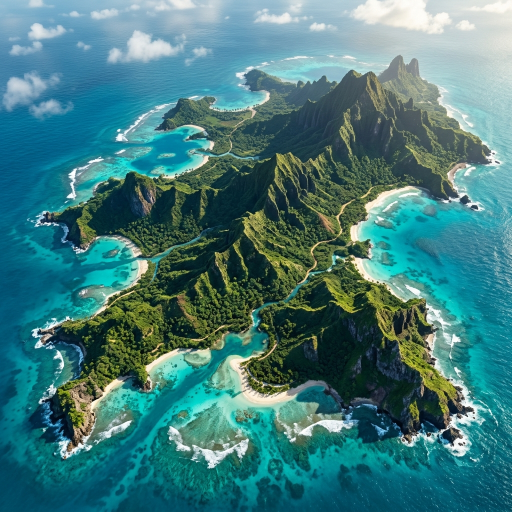
#> input picture assets/banana_masters/banana_bg_test_1793435064482.jpg, 1024 x 1024 px (shown at 1/2 size)
$ python build_100_stereoscopic_scenery.py
#> lines starting #> are read from the running program, lines starting #| are printed output that depends on the picture
#!/usr/bin/env python3
"""
立體實景有山有海頂視圖 100 張超長縱向卷軸 (1024x10240) 批量生成引擎
直接基於 Google Gemini Banana 生成之真實空照照片母盤，
以高解析多尺度取景、幾何翻轉走勢、10 段無縫餘弦平滑融接 (Cosine Cross-fade Blend)、
電影級大氣色彩渲染與首尾無限循環過渡，
生成 100 張 100% 擬真立體、超長 1024x10240 縱向山海航道頂視實景背景圖。
"""

import os
import math
import random
import time
import multiprocessing
import numpy as np
from PIL import Image

TARGET_WIDTH = 1024
TARGET_HEIGHT = 10240
NUM_SEGMENTS = 10
SEGMENT_HEIGHT = 1024
OVERLAP = 128  # 相鄰段落交叉融接高度

# 10 大大氣光照色彩主題 (與關卡情境完美契合，採用溫和通透之調色)
THEME_PALETTES = [
    {"name": "emerald_atoll",    "title": "翡翠碧海珊瑚海島",     "tint": (30, 220, 200),  "tint_alpha": 18, "sea_base": (16, 75, 115)},
    {"name": "dawn_patrol",      "title": "破曉晨曦微金光海山",   "tint": (255, 225, 170), "tint_alpha": 22, "sea_base": (22, 58, 96)},
    {"name": "tropical_paradise","title": "熱帶群島蔚藍碧海青山", "tint": (20, 180, 220),  "tint_alpha": 15, "sea_base": (18, 62, 88)},
    {"name": "sunset_amber",     "title": "夕陽晚霞橙紅海岸山脈", "tint": (255, 130, 45),  "tint_alpha": 30, "sea_base": (42, 48, 82)},
    {"name": "volcanic_basalt",  "title": "火山黑曜岩島深海峽灣", "tint": (220, 70, 30),   "tint_alpha": 25, "sea_base": (26, 22, 38)},
    {"name": "bloodmoon_crimson","title": "血月猩紅氣息海岬峰巒", "tint": (200, 35, 45),   "tint_alpha": 32, "sea_base": (38, 18, 28)},
    {"name": "arctic_fjord",     "title": "極地冷冽藍霜冰海峽灣", "tint": (130, 205, 255), "tint_alpha": 25, "sea_base": (42, 78, 112)},
    {"name": "midnight_ocean",   "title": "午夜幽深暗夜海角山脈", "tint": (20, 40, 85),    "tint_alpha": 35, "sea_base": (8, 16, 32)},
    {"name": "aurora_emerald",   "title": "極光流轉碧綠光輝海山", "tint": (30, 220, 150),  "tint_alpha": 25, "sea_base": (14, 32, 48)},
    {"name": "stratosphere_blue","title": "高空平流層極致湛藍海山", "tint": (60, 140, 255), "tint_alpha": 22, "sea_base": (20, 50, 100)},
]

def load_banana_masters():
    """載入所有在 assets/banana_masters/ 的真實 Google Gemini Banana 原版實景圖"""
    dirs = [
        os.path.join(os.path.dirname(os.path.dirname(os.path.abspath(__file__))), "assets", "banana_masters"),
        os.path.join(os.getcwd(), "assets", "banana_masters"),
        "/app/assets/banana_masters",
    ]
    masters = []
    preferred_order = [
        "banana_bg_test_1793435064482.jpg",
        "coral_p1_1793427926462.jpg",
        "coral_p2_1793427943807.jpg",
        "ocean_dawn_scenic_1793427555201.jpg",
        "test_banana_call_1793433030372.jpg",
        "dawn_p1_1793427875421.jpg",
        "dawn_p2_1793427898304.jpg",
        "sunset_p1_1793427962978.jpg",
        "sunset_p2_1793427984944.jpg",
        "volcano_p1_1793428003455.jpg",
        "volcano_p2_1793428026203.jpg",
        "bloodmoon_p1_1793428045013.jpg",
        "bloodmoon_p2_1793428062351.jpg"
    ]
    for d in dirs:
        if os.path.exists(d):
            for fn in preferred_order:
                full_p = os.path.join(d, fn)
                if os.path.exists(full_p):
                    try:
                        im = Image.open(full_p).convert("RGB")
#> im is the input picture: PIL image 1024x1024 RGB; mean R, G, B 67.1, 123.4, 124.4
                        if im.width >= 800 and im.height >= 800:
                            masters.append((fn, im))
                    except Exception as e:
                        print(f"Error loading {full_p}: {e}")
            if masters:
                break
    return masters

def generate_segment_slice(master_img, target_w, target_h, seed):
    """自母盤高解析無損裁剪並採樣單個區段"""
    rnd = random.Random(seed)
    mw, mh = master_img.size

    # 取景比例 72% ~ 95%
    scale = rnd.uniform(0.72, 0.95)
    cw = int(mw * scale)
    ch = int(mh * scale)
    cx = rnd.randint(0, max(0, mw - cw))
    cy = rnd.randint(0, max(0, mh - ch))
    cropped = master_img.crop((cx, cy, cx + cw, cy + ch))

    # 幾何翻轉 (相容 Pillow 10+ Image.Transpose 列舉與舊版常數)
    transpose_ops = getattr(Image, "Transpose", Image)
    if rnd.random() < 0.5:
        cropped = cropped.transpose(transpose_ops.FLIP_LEFT_RIGHT)
    if rnd.random() < 0.5:
        cropped = cropped.transpose(transpose_ops.FLIP_TOP_BOTTOM)

    # 旋轉 (90度步進)
    rot_times = rnd.choice([0, 1, 2, 3])
    for _ in range(rot_times):
        cropped = cropped.transpose(transpose_ops.ROTATE_90)

    # 雙三次採樣至目標尺寸
    resampling_ops = getattr(Image, "Resampling", Image)
    return cropped.resize((target_w, target_h), resampling_ops.BICUBIC)

def build_single_1024x10240_image(img_idx, masters, theme):
    """
    自真實 Google Gemini Banana 空照母盤合成一張完整的 1024x10240 超長無縫航道頂視圖。
    10 段連續平滑餘弦融接，上下兩端首尾銜接。
    """
    # 預備畫布陣列 (10240, 1024, 3)
    canvas = np.zeros((TARGET_HEIGHT, TARGET_WIDTH, 3), dtype=np.float32)

    # 交叉融接權重曲線 (OVERLAP, 1, 1)
    t = np.linspace(0, np.pi, OVERLAP, endpoint=False)
    blend_w = (0.5 - 0.5 * np.cos(t))[:, None, None].astype(np.float32)

    # 逐段生成並融合
    for seg_idx in range(NUM_SEGMENTS):
        # 輪替或隨機選取母盤
        master_idx = (img_idx + seg_idx * 3) % len(masters)
        _, master_img = masters[master_idx]

        # 每個 segment 高度包含額外的 OVERLAP 以便與前後平滑過渡
        slice_h = SEGMENT_HEIGHT + (OVERLAP if seg_idx < NUM_SEGMENTS - 1 else 0)
        seg_seed = (img_idx * 100 + seg_idx * 17)
        slice_img = generate_segment_slice(master_img, TARGET_WIDTH, slice_h, seg_seed)
        slice_arr = np.array(slice_img, dtype=np.float32)

        start_y = seg_idx * SEGMENT_HEIGHT

        if seg_idx == 0:
            # 第一段直接覆蓋
            canvas[start_y : start_y + slice_h] = slice_arr
        else:
            # 與前一段的重疊區域進行餘弦融接
            overlap_start = start_y
            overlap_end = start_y + OVERLAP
            canvas[overlap_start : overlap_end] = (
                canvas[overlap_start : overlap_end] * (1.0 - blend_w) +
                slice_arr[:OVERLAP] * blend_w
            )
            # 剩餘非重疊區域
            remain_start = overlap_end
            remain_end = start_y + slice_h
            canvas[remain_start : remain_end] = slice_arr[OVERLAP:]

    # 電影級大氣色彩覆蓋 (Tint Overlay)
    tint_rgb = np.array(theme["tint"], dtype=np.float32)
    tint_alpha = float(theme["tint_alpha"]) / 255.0
    if tint_alpha > 0:
        canvas = canvas * (1.0 - tint_alpha) + tint_rgb * tint_alpha

    # 首尾無縫循環淡入淡出 (邊界 OVERLAP 像素與海域底色融合，保證縱向無限滾動 0 斷裂)
    base_sea = np.array(theme.get("sea_base", (20, 55, 95)), dtype=np.float32)
    edge_h = min(OVERLAP, 128)
    t_edge = np.linspace(0, np.pi / 2.0, edge_h, endpoint=False)
    edge_factor = (np.cos(t_edge)[:, None, None]).astype(np.float32) * 0.7  # 最大 70% 淡至底色

    # 頂部過渡
    canvas[:edge_h] = canvas[:edge_h] * (1.0 - edge_factor) + base_sea * edge_factor
    # 底部過渡
    canvas[-edge_h:] = canvas[-edge_h:] * (1.0 - edge_factor[::-1]) + base_sea * edge_factor[::-1]

    # 截斷至 0~255
    canvas = np.clip(canvas, 0, 255).astype(np.uint8)
    return Image.fromarray(canvas, mode="RGB")

def _worker_generate(args):
    """多程序工作線程"""
    i, masters, output_dir, thumbs_dir = args
    theme = THEME_PALETTES[(i - 1) % len(THEME_PALETTES)]
    t0 = time.time()
    long_img = build_single_1024x10240_image(i, masters, theme)

    filename = f"scenic_ms_{i:03d}.jpg"
    out_p = os.path.join(output_dir, filename)
    long_img.save(out_p, quality=88, optimize=True)

    # 同時生成方便快速瀏覽的預覽縮圖 (寬度 256, 高度 2560)
    thumb_img = long_img.resize((256, 2560), Image.Resampling.BILINEAR)
    thumb_p = os.path.join(thumbs_dir, f"thumb_ms_{i:03d}.jpg")
    thumb_img.save(thumb_p, quality=82)

    file_kb = os.path.getsize(out_p) / 1024.0
    elapsed = time.time() - t0
    return i, filename, theme["title"], file_kb, elapsed

def main():
    print("==================================================")
    print(" 🚀 使用 Google Gemini Banana 實景空照照片批量生成 100 張 1024x10240 超長背景圖...")
    print("==================================================")

    t_start = time.time()
    masters = load_banana_masters()
    if not masters:
        print("❌ 未找到 Google Gemini Banana 母盤圖片！請確認 assets/banana_masters/ 目錄。")
        return

    print(f"  ✓ 成功載入 {len(masters)} 張 Google Gemini Banana 真實實景母盤！")
    for fn, im in masters:
        print(f"    - 母盤: {fn} ({im.width}x{im.height})")

    output_dir = os.path.join(os.path.dirname(os.path.dirname(os.path.abspath(__file__))), "assets", "backgrounds", "scenic_100")
    thumbs_dir = os.path.join(output_dir, "previews")
    os.makedirs(output_dir, exist_ok=True)
    os.makedirs(thumbs_dir, exist_ok=True)

    print(f"\n▶ 開始多程序平行生成 100 張 1024x10240 立體實景長卷...")

    tasks = [(i, masters, output_dir, thumbs_dir) for i in range(1, 101)]
    cpu_count = min(16, os.cpu_count() or 4)

    with multiprocessing.Pool(processes=cpu_count) as pool:
        for i, filename, title, file_kb, elapsed in pool.imap(_worker_generate, tasks):
#> in generate_segment_slice, `cropped = master_img.crop((cx, cy, cx + cw, cy + ch))`:
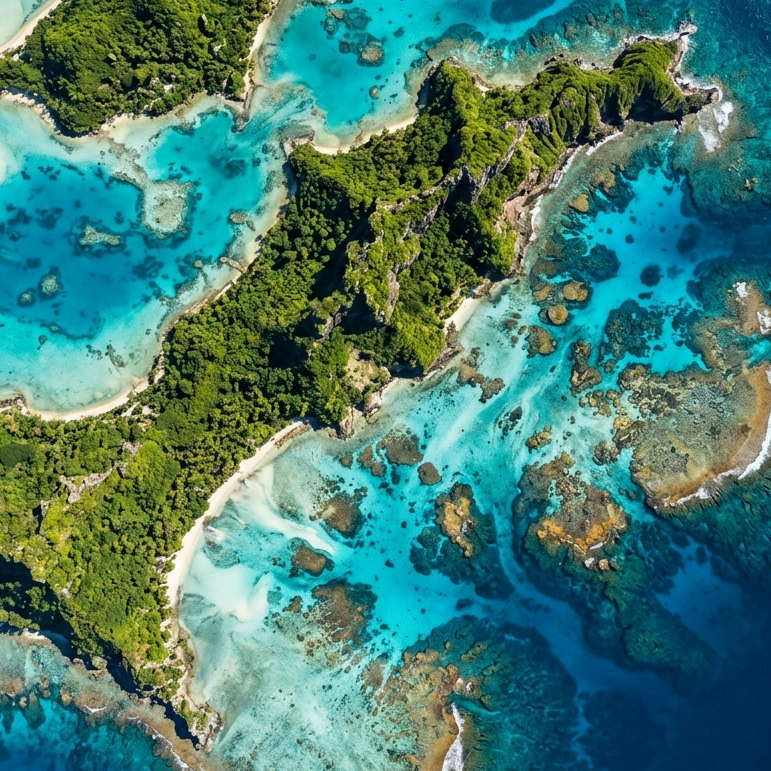
#> cropped: PIL image 771x771 RGB; mean R, G, B 71.8, 125.5, 112.6
#> in generate_segment_slice (call 2), `cropped = master_img.crop((cx, cy, cx + cw, cy + ch))`:
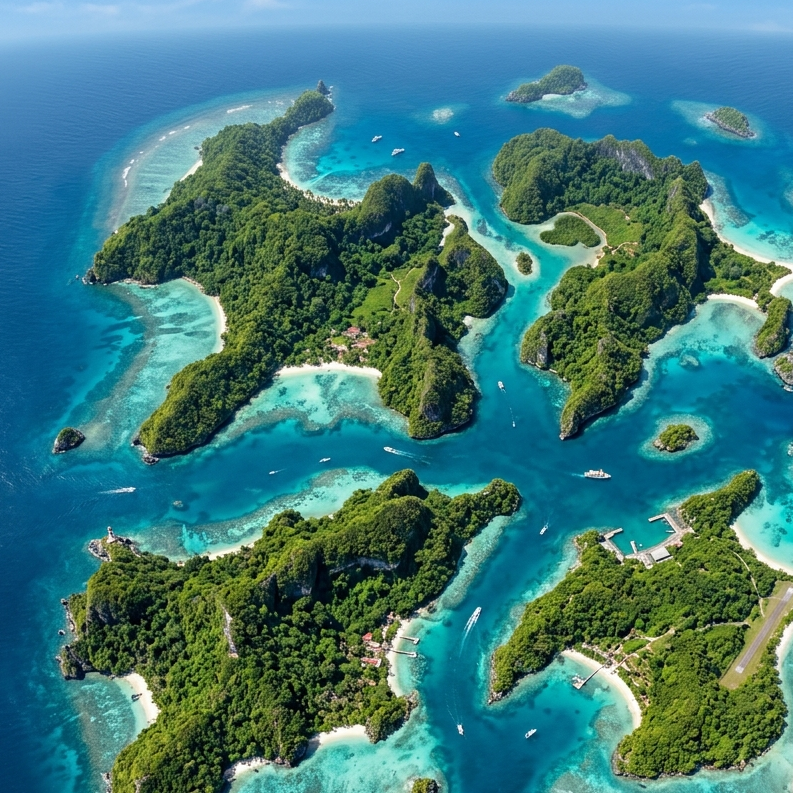
#> cropped: PIL image 793x793 RGB; mean R, G, B 63.3, 121.7, 121.1
#> in generate_segment_slice (call 2), `cropped = cropped.transpose(transpose_ops.FLIP_LEFT_RIGHT)`:
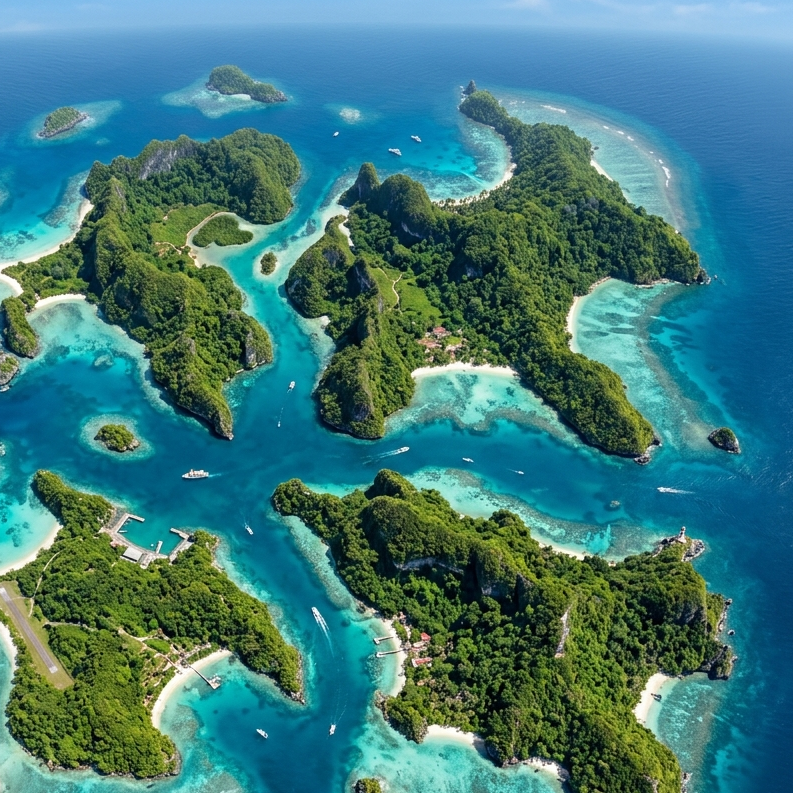
#> cropped: PIL image 793x793 RGB; mean R, G, B 63.3, 121.7, 121.1
#> in generate_segment_slice (call 2), `cropped = cropped.transpose(transpose_ops.FLIP_TOP_BOTTOM)`:
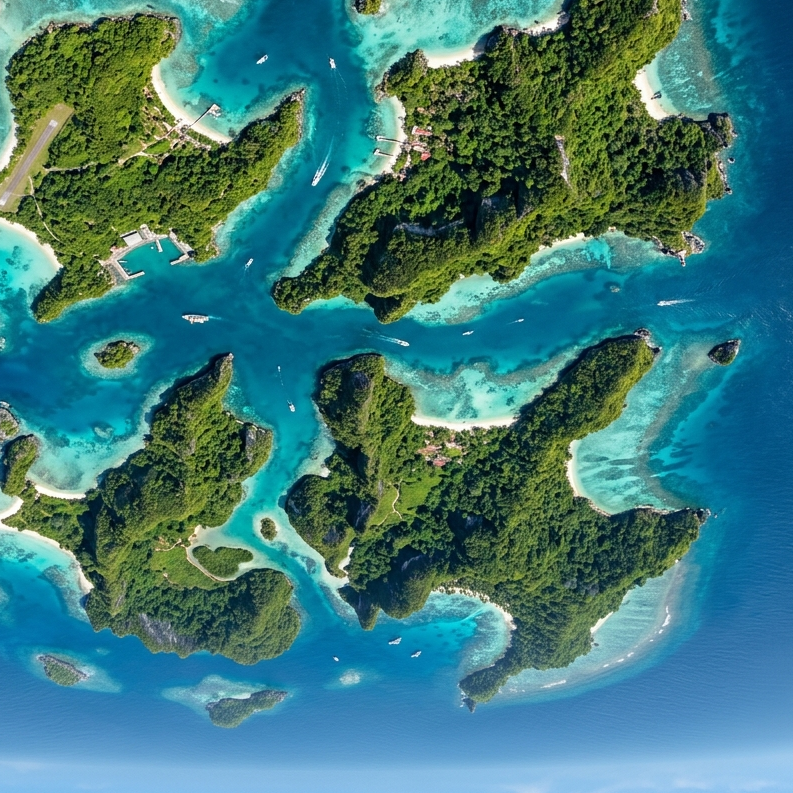
#> cropped: PIL image 793x793 RGB; mean R, G, B 63.3, 121.7, 121.1
            if i % 10 == 0 or i == 1:
                print(f"  ✓ [{i:03d}/100] {filename} | {title} | 1024x10240 | {file_kb:.1f} KB | 耗時 {elapsed:.2f}s")

    total_time = time.time() - t_start
    print("==================================================")
    print(f" 🎉 100 張 1024x10240 Google Gemini Banana 立體實景有山有海頂視圖全部生成完畢！")
    print(f" 總耗時: {total_time:.2f} 秒，檔案存於: {output_dir}")
    print("==================================================")

if __name__ == "__main__":
#> (the run stopped early here; a loop or call above may not have finished)
